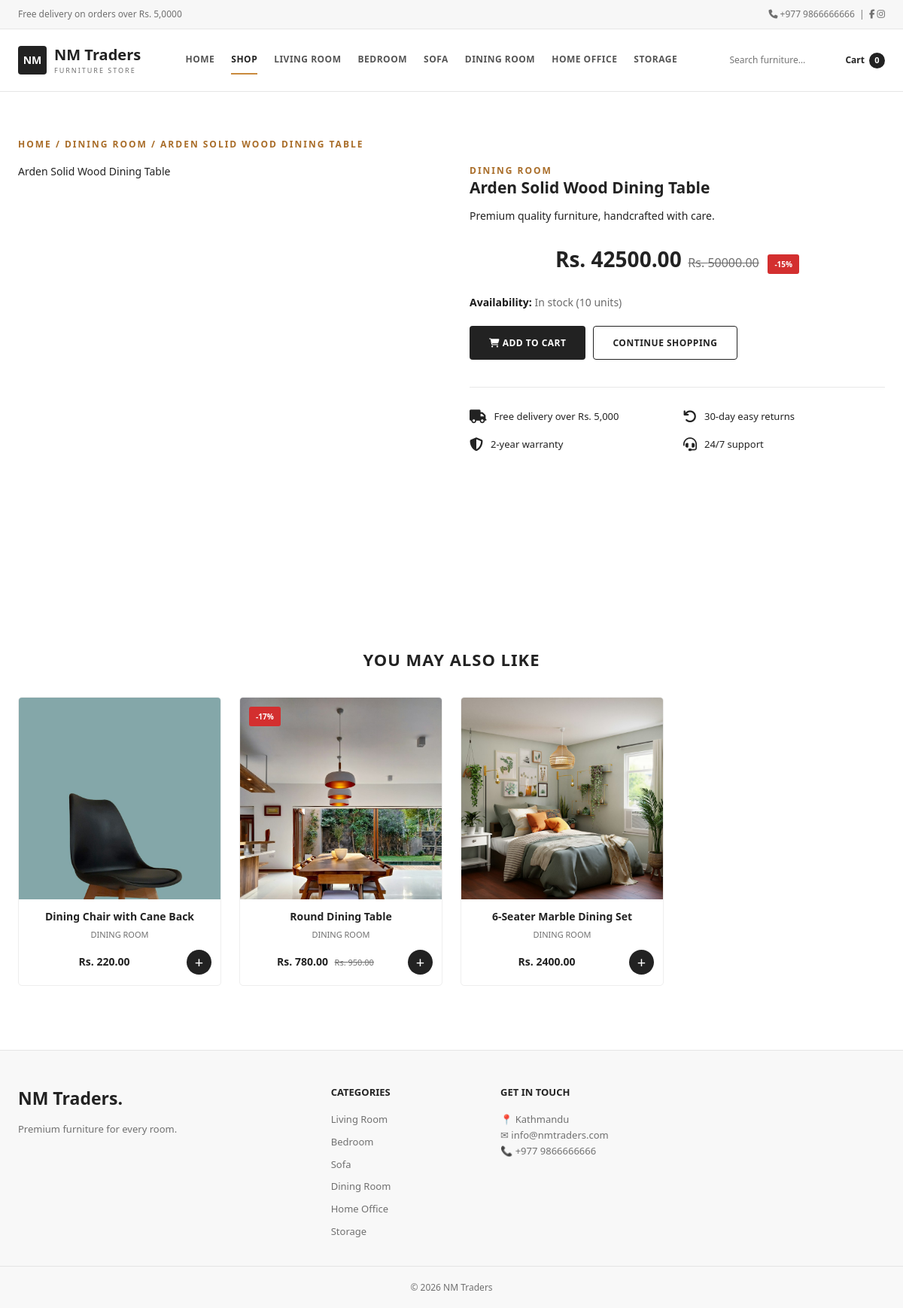
Screenshot of /product/arden-solid-wood-dining-table/ with the database file from the repository.
### shop/models.py (models this page shows, shortened)
class SiteSetting(models.Model):
    site_name = models.CharField(max_length=80, default="NM Traders")
    phone = models.CharField(max_length=30, blank=True)
    email = models.EmailField(blank=True)
    address = models.CharField(max_length=200, blank=True)
    topbar_text = models.CharField(max_length=200, default="Free delivery on orders over Rs. 5,000")
    facebook = models.URLField(blank=True)
    instagram = models.URLField(blank=True)
    class Meta:
        verbose_name = 'Site Setting'

class Category(models.Model):
    name = models.CharField(max_length=80)
    slug = models.SlugField(unique=True, blank=True)
    icon = models.CharField(max_length=60, blank=True, help_text="Emoji or Font Awesome class")
    image = models.ImageField(upload_to='categories/', blank=True, null=True)
    order = models.PositiveIntegerField(default=0)
    class Meta:
        ordering = ['order', 'name']
        verbose_name_plural = 'Categories'

class Product(models.Model):
    category = models.ForeignKey(Category, on_delete=models.CASCADE, related_name='products')
    name = models.CharField(max_length=120)
    slug = models.SlugField(unique=True, blank=True)
    description = models.TextField(blank=True)
    price = models.DecimalField(max_digits=10, decimal_places=2)
    old_price = models.DecimalField(max_digits=10, decimal_places=2, blank=True, null=True)
    image = models.ImageField(upload_to='products/', blank=True, null=True)
    stock = models.PositiveIntegerField(default=10)
    is_featured = models.BooleanField(default=False)
    is_active = models.BooleanField(default=True)
    badge = models.CharField(max_length=30, blank=True, help_text="e.g. New, Sale, Hot")
    created_at = models.DateTimeField(auto_now_add=True)
    class Meta:
        ordering = ['-created_at']
    @property
    def discount_percent(self):
        if self.old_price and self.old_price > self.price:
            return int(100 - (self.price / self.old_price * 100))
        return 0

### shop/views.py (the view)
# urls.py: path('product/<slug:slug>/', views.product_detail, name='product_detail'),
def product_detail(request, slug):
    product = get_object_or_404(Product, slug=slug, is_active=True)
    related = Product.objects.filter(
        category=product.category, is_active=True
    ).exclude(pk=product.pk)[:4]
    return render(request, "shop/product_detail.html", {
        'product': product,
        'related': related,
    })

### shop/context_processors.py (called while the page is built)
def site(request):
    cart = request.session.get('cart', {}) if hasattr(request, 'session') else {}
    return {
        'site': SiteSetting.objects.first() or SiteSetting(),
        'nav_categories': Category.objects.all()[:6],
        'cart_count': sum(cart.values()) if cart else 0,
    }

### shop/templates/shop/product_detail.html (shortened to what this page needs)
{% load static %}
<!doctype html>
<html lang="en">
<head>
  <link rel="stylesheet" href="{% static 'shop/css/style.css' %}">
  <link rel="stylesheet" href="https://cdnjs.cloudflare.com/ajax/libs/font-awesome/6.5.0/css/all.min.css">
</head>
<body>
<div class="topbar">
  <div class="wrap topbar-inner">
    <p>{{ site.topbar_text|default:"Free delivery on orders over Rs. 5,000" }}</p>
    <span>
      <i class="fa fa-phone"></i> {{ site.phone|default:"+977 9800000000" }} &nbsp;|&nbsp;
      <a href="{{ site.facebook|default:'#' }}"><i class="fa-brands fa-facebook-f"></i></a>
      <a href="{{ site.instagram|default:'#' }}"><i class="fa-brands fa-instagram"></i></a>
    </span>
  </div>
</div>
<nav class="nav">
  <div class="wrap nav-inner">
    <a href="{% url 'shop:home' %}" class="logo">
      <span class="logo-mark">NM</span>
      <span class="logo-text">{{ site.site_name|default:"NM Traders" }}<small>Furniture Store</small></span>
    </a>
    <div class="menu">
      <a href="{% url 'shop:home' %}">Home</a>
      <a href="{% url 'shop:product_list' %}" class="on">Shop</a>
      {% for c in nav_categories %}
        <a href="{% url 'shop:category' c.slug %}">{{ c.name }}</a>
      {% endfor %}
    </div>
    <div class="search">
      <input type="search" placeholder="Search furniture…">
      <a href="{% url 'shop:cart' %}" class="cart-pill">Cart <b>{{ cart_count|default:0 }}</b></a>
    </div>
  </div>
</nav>
<section class="section">
  <div class="wrap">
    <p class="eyebrow" style="margin-bottom:16px;">
      <a href="{% url 'shop:home' %}">Home</a> /
      <a href="{% url 'shop:category' product.category.slug %}">{{ product.category.name }}</a> /
      {{ product.name }}
    </p>
    <div style="display:grid;grid-template-columns:1fr 1fr;gap:48px;align-items:start;">
      <div>
        {% if product.image %}
          <img src="{{ product.image.url }}" alt="{{ product.name }}"
               style="width:100%;border-radius:6px;background:#f5f5f5;">
        {% else %}
          <div class="img-ph" style="aspect-ratio:1;">{{ product.name }}</div>
        {% endif %}
      </div>
      <div>
        <p class="eyebrow">{{ product.category.name }}</p>
        <h1>{{ product.name }}</h1>
        <p class="lead" style="margin-top:12px;">
          {{ product.description|default:"Premium quality furniture, handcrafted with care." }}
        </p>
        <div class="price-row" style="justify-content:flex-start;gap:12px;margin:24px 0;">
          <div class="price">
            <strong style="font-size:28px;">Rs. {{ product.price }}</strong>
            {% if product.old_price %}
              <s style="font-size:16px;">Rs. {{ product.old_price }}</s>
              <span class="tag tag-sale" style="position:static;display:inline-block;margin-left:8px;">
                -{{ product.discount_percent }}%
              </span>
            {% endif %}
          </div>
        </div>
        <p style="color:#6b6b6b;font-size:14px;margin-bottom:20px;">
          <strong style="color:#1a1a1a;">Availability:</strong>
          {% if product.stock > 0 %}
            In stock ({{ product.stock }} units)
          {% else %}
            Out of stock
          {% endif %}
        </p>
        <div style="display:flex;gap:10px;flex-wrap:wrap;">
          {% if product.stock > 0 %}
            <a href="{% url 'shop:add_to_cart' product.id %}" class="btn btn-green">
              <i class="fa fa-shopping-cart"></i> Add to Cart
            </a>
          {% endif %}
          <a href="{% url 'shop:product_list' %}" class="btn btn-light">Continue Shopping</a>
        </div>
        <div style="display:grid;grid-template-columns:1fr 1fr;gap:16px;margin-top:36px;padding-top:28px;border-top:1px solid #e8e8e8;">
          <div style="display:flex;gap:10px;align-items:center;font-size:13px;">
            <i class="fa fa-truck" style="font-size:18px;"></i>
            <span>Free delivery over Rs. 5,000</span>
          </div>
          <div style="display:flex;gap:10px;align-items:center;font-size:13px;">
            <i class="fa fa-undo" style="font-size:18px;"></i>
            <span>30-day easy returns</span>
          </div>
          <div style="display:flex;gap:10px;align-items:center;font-size:13px;">
            <i class="fa fa-shield-alt" style="font-size:18px;"></i>
            <span>2-year warranty</span>
          </div>
          <div style="display:flex;gap:10px;align-items:center;font-size:13px;">
            <i class="fa fa-headset" style="font-size:18px;"></i>
            <span>24/7 support</span>
          </div>
        </div>
      </div>
    </div>
  </div>
</section>
{% if related %}
<section class="section">
  <div class="wrap">
    <p class="section-label">You may also like</p>
    <div class="grid">
      {% for p in related %}
        <div class="card">
          <a href="{% url 'shop:product_detail' p.slug %}" style="color:inherit;text-decoration:none;">
            <div class="card-img">
              {% if p.old_price %}<span class="tag tag-sale">-{{ p.discount_percent }}%</span>
              {% elif p.badge %}<span class="tag">{{ p.badge }}</span>{% endif %}
              {% if p.image %}<img src="{{ p.image.url }}" alt="{{ p.name }}">
              {% else %}<div class="img-ph">{{ p.name }}</div>{% endif %}
            </div>
            <h3>{{ p.name }}</h3>
            <p class="cat-name">{{ p.category.name }}</p>
          </a>
          <div class="price-row">
            <div class="price">
              <strong>Rs. {{ p.price }}</strong>
              {% if p.old_price %}<s>Rs. {{ p.old_price }}</s>{% endif %}
            </div>
            <a href="{% url 'shop:add_to_cart' p.id %}" class="add">+</a>
          </div>
        </div>
      {% endfor %}
    </div>
  </div>
</section>
{% endif %}
<footer class="footer">
  <div class="wrap footer-inner">
    <div>
      <p class="footer-brand">{{ site.site_name|default:"NM Traders" }}<span>.</span></p>
      <p>Premium furniture for every room.</p>
    </div>
    <div>
      <strong>Categories</strong>
      <ul>
        {% for c in nav_categories %}
          <li><a href="{% url 'shop:category' c.slug %}">{{ c.name }}</a></li>
        {% endfor %}
      </ul>
    </div>
    <div>
      <strong>Get in Touch</strong>
      <p>📍 {{ site.address|default:"123, Kathmandu, Nepal" }}</p>
      <p>✉ {{ site.email|default:"info@nmtraders.com" }}</p>
      <p>📞 {{ site.phone|default:"+977 9800000000" }}</p>
    </div>
  </div>
  <div class="copyright">© {% now "Y" %} {{ site.site_name|default:"NM Traders" }}</div>
</footer>
</body>
</html>

### rows the page displays
SiteSetting: topbar_text "Free delivery on orders over Rs. 5,0000", phone "+977 9866666666", site_name "NM Traders", address "Kathmandu", email "info@nmtraders.com"
Category: name "LIVING ROOM", name "Living Room"
Category: name "BEDROOM", name "Bedroom"
Category: name "SOFA", name "Sofa"
Category: name "DINING ROOM", name "Dining Room"
Category: name "HOME OFFICE", name "Home Office"
Category: name "STORAGE", name "Storage"
Product: category.name "DINING ROOM", name "ARDEN SOLID WOOD DINING TABLE", name "Arden Solid Wood Dining Table", description "Premium quality furniture, handcrafted with care.", price "42500.00", old_price "50000.00", discount_percent "15", stock "10"
Product: image (picture), name "Dining Chair with Cane Back", category.name "DINING ROOM", price "220.00"
Product: discount_percent "17", image (picture), name "Round Dining Table", category.name "DINING ROOM", price "780.00", old_price "950.00"
Product: image (picture), name "6-Seater Marble Dining Set", category.name "DINING ROOM", price "2400.00"

### other values shown
{{ cart_count|default:0 }} "0"
